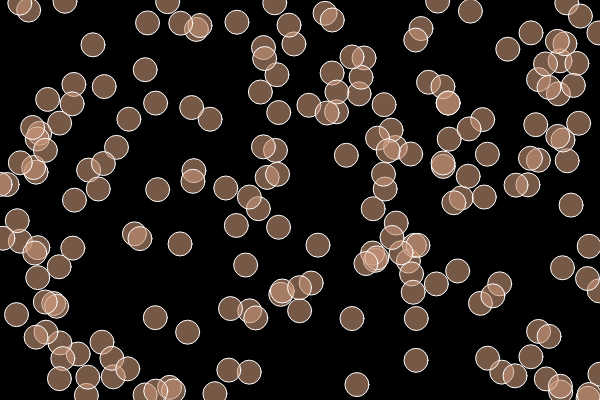
Frame 1 (no input)
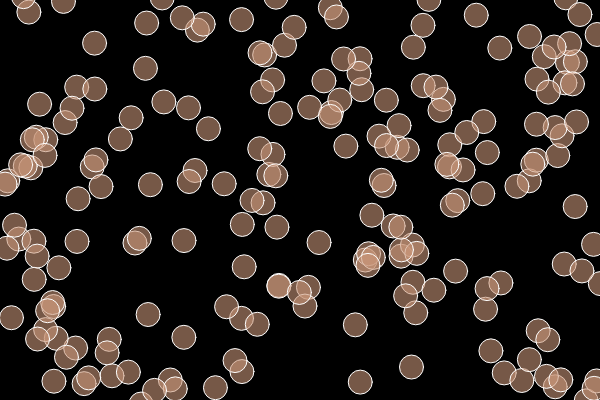
Frame 60 (no input)
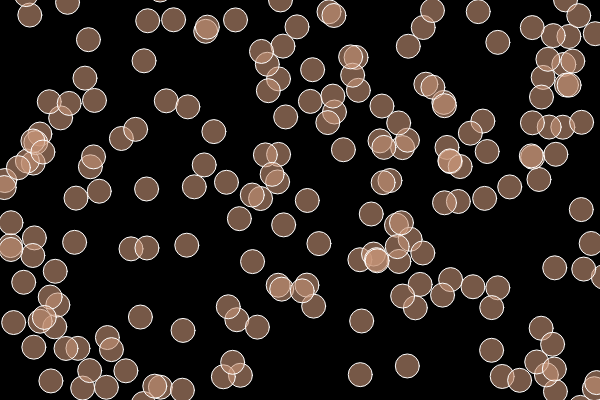
Frame 120 (the mouse pressed at the canvas centre since frame 60)

The p5.js sketch that drew these frames (run headless with seeded random() and noise() and a simulated clock; from frame 60 on, the mouse is pressed at the canvas centre):

// p5.js sketch
// ── sketch.js
var bubbles = [];

function setup() {
  createCanvas(600,400);
  for (var i = 0; i < 200; i++){
    bubbles[i] = new Bubble(random(width), random(height));
  
  }
}

function mousePressed() {
  bubbles.push(new Bubble(mouseX, mouseY))
}

function draw() {
  background(0);
  for (var i = 0; i < bubbles.length; i++){
    bubbles[i].move();
    bubbles[i].display();
  }
}



function Bubble(x, y) {
    this.x = x,
    this.y = y,
    
    this.display = function() {
      stroke(255);
      fill(200, 150, 120, 150);
      ellipse(this.x, this.y, 24, 24);
    }, 
    
    this.move = function() {
      this.x = this.x + random(-1,1);
      this.y = this.y + random(-1,1);
    }
}
    
